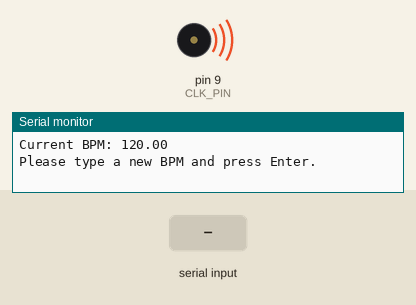
Simulated run of this sketch. Board: Arduino Uno, built with avr-gcc and run on an emulated ATmega328P. On the bench: buzzer (waves = sounding), the last lines printed to the serial monitor. The test bench sets the inputs (shaded band).

Above: at 1.3 s.
1.4 s: "0\n" received over Serial
At 1.7 s:
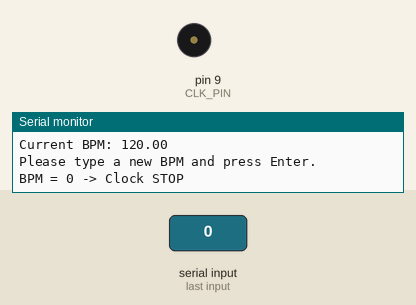
2.9 s: "90,45\n" received over Serial
At 4.1 s:
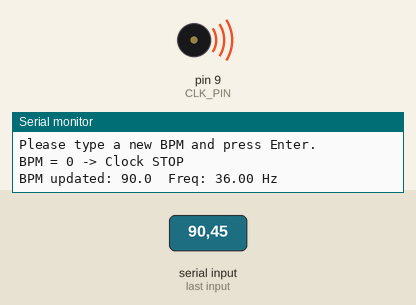
4.4 s: "30,150\n" received over Serial
At 5.2 s:
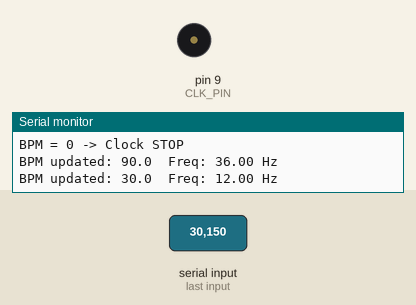
Timing chart, 0 to 7.4 s (numbered marks = the images above; inputs shaded):
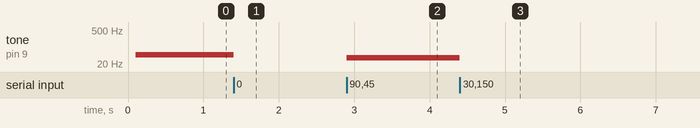

The sketch:

CLOCK_UNIT2.ino
```cpp
/*
============================================================
  BPM CLOCK GENERATOR (Serial Only Version)

【機能】
  ・USBシリアルを介したBPM設定
  ・D9ピンからハードウェアクロック出力 (Timer1 CTCモード, OC1Aトグル)

【クロック仕様】
  ・出力ピン：D9 (OC1A)
  ・周波数(Hz) = BPM / 2.5
  ・DUTY 50%

【使い方】
  1. Arduino IDEのシリアルモニタを開く（ボーレート: 115200bps）
  2. 変更したいBPMの数値（例: 120, 135.5）を入力して送信する
============================================================
*/

/* ---- Clock ---- */
#define CLK_PIN 9  // OC1A

float bpm = 120.0;

/* ===== BPM設定 & Timer1 更新 ===== */
void applyBPM(float newBpm){
  if(newBpm < 0.0) newBpm = 0.0;
  if(newBpm > 999.0) newBpm = 999.0;

  bpm = newBpm;

  /* ---- BPM=0 → クロック停止 ---- */
  if(bpm == 0.0){
    TCCR1B &= ~((1 << CS12) | (1 << CS11) | (1 << CS10));
    digitalWrite(CLK_PIN, LOW);
    Serial.println("BPM = 0 -> Clock STOP");
    return;
  }

  /* ---- BPM → 周波数 ---- */
  float freq = bpm / 2.5;   // Hz

  /* ---- OCR1A 計算 ---- */
  const float F_CPU_F = 16000000.0;
  const float N = 64.0;

  float ocr_f = (F_CPU_F / (2.0 * N * freq)) - 1.0;
  if(ocr_f < 0) ocr_f = 0;
  if(ocr_f > 65535) ocr_f = 65535;

  uint16_t ocr = (uint16_t)(ocr_f + 0.5);

  OCR1A = ocr;

  /* ---- Timer1 再開（プリスケーラ 64） ---- */
  TCCR1B &= ~((1 << CS12) | (1 << CS11) | (1 << CS10));
  TCCR1B |= (1 << CS11) | (1 << CS10);

  /* ---- シリアル表示 ---- */
  Serial.print("BPM updated: ");
  Serial.print(bpm, 1);
  Serial.print("  Freq: ");
  Serial.print(freq, 2);
  Serial.println(" Hz");
}

/* ===== Setup ===== */
void setup(){
  Serial.begin(115200);
  delay(100);   // シリアル安定化待ち

  pinMode(CLK_PIN, OUTPUT);
  digitalWrite(CLK_PIN, LOW);

  /* ---- Timer1 設定（16MHz / 64 / CTC / OC1Aトグル） ---- */
  TCCR1A = 0;
  TCCR1B = 0;

  TCCR1B |= (1 << WGM12);               // CTCモード
  TCCR1A |= (1 << COM1A0);              // OC1Aトグル出力

  // 初期BPMの適用
  applyBPM(bpm);

  Serial.println("--- CMU-800 Serial Tempo Clock Generator Ready ---");
  Serial.print("Current BPM: ");
  Serial.println(bpm);
  Serial.println("Please type a new BPM and press Enter.");
}

/* ===== Loop ===== */
void loop(){
  // シリアルモニタからの入力を監視
  if (Serial.available() > 0) {
    String input = Serial.readStringUntil('\n');
    input.trim(); // 前後の空白や改行コードを削除

    if (input.length() > 0) {
      float newBpm = input.toFloat();
      applyBPM(newBpm);
    }
  }
}
```

Measured:
- after the input at 1.4 s, tone on pin 9 (CLK_PIN): 48 Hz → silent at once
- after the input at 2.9 s, tone on pin 9 (CLK_PIN): silent → 36 Hz at once
- after the input at 4.4 s, tone on pin 9 (CLK_PIN): 36 Hz → silent at once
